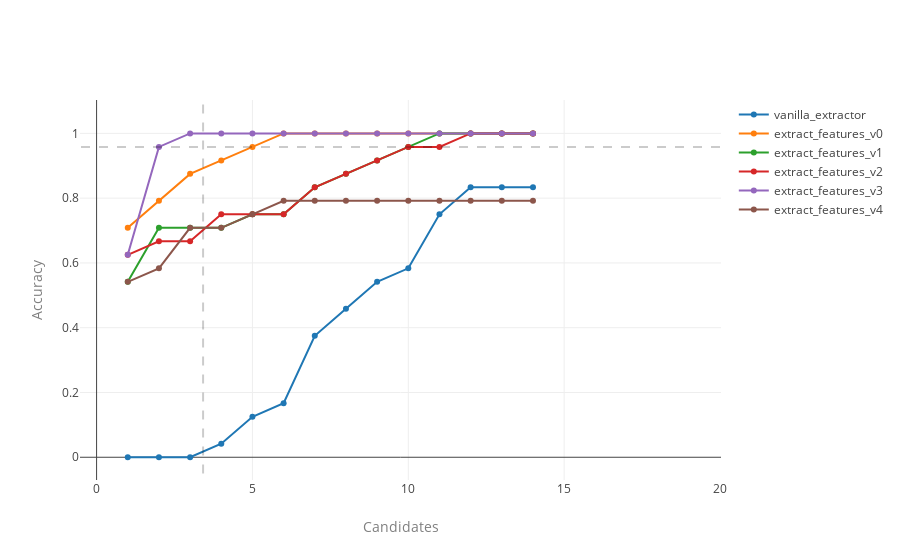

Notebook source saved alongside this figure:
### Code cell
iplot(fig, show_link=False)

### Figure 1 — Plotly figure (JSON) as saved in the notebook; plotly's stock layout.template omitted (floating-point values rounded to 4 significant figures)
{"data": [{"name": "vanilla_extractor", "type": "scatter", "x": [1, 2, 3, 4, 5, 6, 7, 8, 9, 10, 11, 12, 13, 14], "y": [0, 0, 0, 0.04167, 0.125, 0.1667, 0.375, 0.4583, 0.5417, 0.5833, 0.75, 0.8333, 0.8333, 0.8333]}, {"name": "extract_features_v0", "type": "scatter", "x": [1, 2, 3, 4, 5, 6, 7, 8, 9, 10, 11, 12, 13, 14], "y": [0.7083, 0.7917, 0.875, 0.9167, 0.9583, 1, 1, 1, 1, 1, 1, 1, 1, 1]}, {"name": "extract_features_v1", "type": "scatter", "x": [1, 2, 3, 4, 5, 6, 7, 8, 9, 10, 11, 12, 13, 14], "y": [0.5417, 0.7083, 0.7083, 0.7083, 0.75, 0.75, 0.8333, 0.875, 0.9167, 0.9583, 1, 1, 1, 1]}, {"name": "extract_features_v2", "type": "scatter", "x": [1, 2, 3, 4, 5, 6, 7, 8, 9, 10, 11, 12, 13, 14], "y": [0.625, 0.6667, 0.6667, 0.75, 0.75, 0.75, 0.8333, 0.875, 0.9167, 0.9583, 0.9583, 1, 1, 1]}, {"name": "extract_features_v3", "type": "scatter", "x": [1, 2, 3, 4, 5, 6, 7, 8, 9, 10, 11, 12, 13, 14], "y": [0.625, 0.9583, 1, 1, 1, 1, 1, 1, 1, 1, 1, 1, 1, 1]}, {"name": "extract_features_v4", "type": "scatter", "x": [1, 2, 3, 4, 5, 6, 7, 8, 9, 10, 11, 12, 13, 14], "y": [0.5417, 0.5833, 0.7083, 0.7083, 0.75, 0.7917, 0.7917, 0.7917, 0.7917, 0.7917, 0.7917, 0.7917, 0.7917, 0.7917]}], "layout": {"shapes": [{"line": {"dash": "dash"}, "opacity": 0.2, "type": "line", "x0": 3.417, "x1": 3.417, "y0": -0.05, "y1": 1.1}, {"line": {"dash": "dash"}, "opacity": 0.2, "type": "line", "x0": -0.5, "x1": 20, "y0": 0.9583, "y1": 0.9583}], "xaxis": {"title": "Candidates", "titlefont": {"color": "grey"}}, "yaxis": {"title": "Accuracy", "titlefont": {"color": "grey"}}}}
